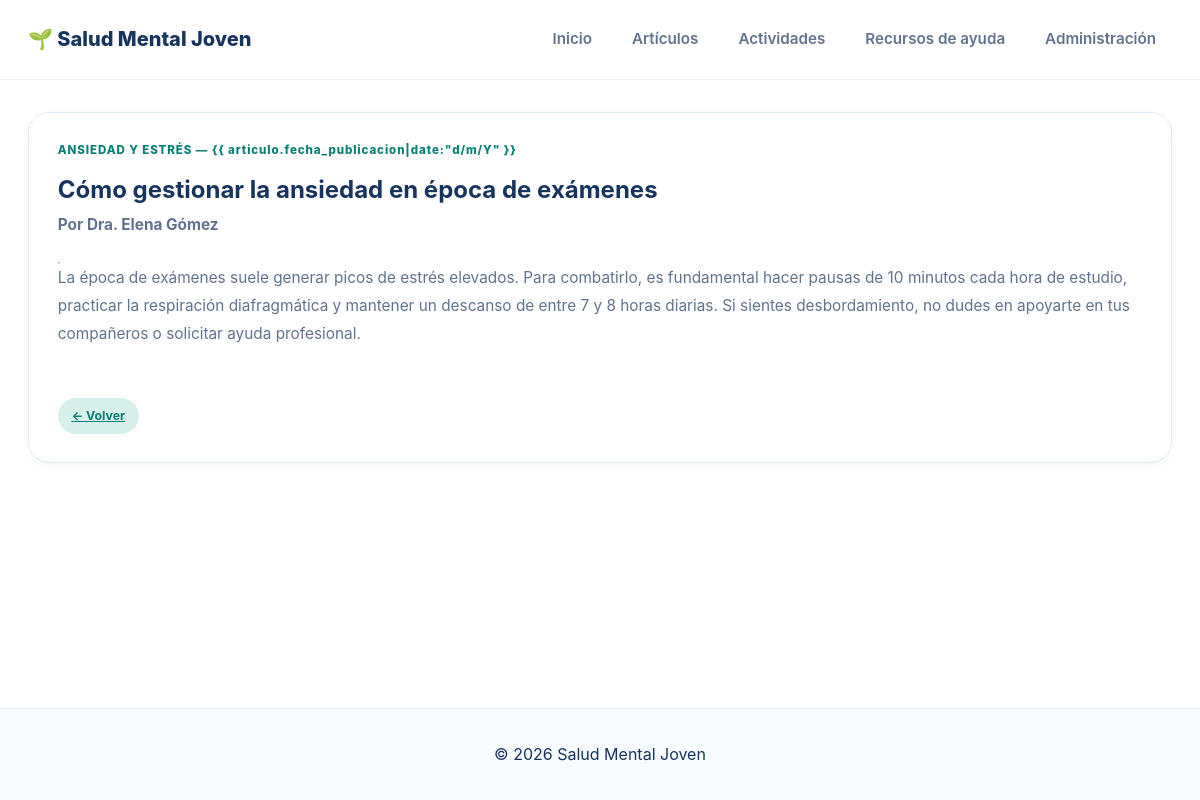
/articulos/1/, run on the app's committed database.
### appSaludMentalJoven/models.py (models this page shows, shortened)
class Articulo(models.Model):
    titulo = models.CharField(max_length=200, verbose_name="Título del artículo")
    resumen = models.CharField(max_length=300, verbose_name="Resumen")
    contenido = models.TextField(verbose_name="Contenido completo")
    autor = models.CharField(max_length=100, default="Equipo SMJ", verbose_name="Autor/a")
    categoria = models.ForeignKey(Categoria, on_delete=models.CASCADE, related_name='articulos', verbose_name="Categoría")
    fecha_publicacion = models.DateField(auto_now_add=True, verbose_name="Fecha de publicación")
    class Meta:
        verbose_name = "Artículo"
        verbose_name_plural = "Artículos"
        ordering = ['-fecha_publicacion']

class Categoria(models.Model):
    nombre = models.CharField(max_length=100, verbose_name="Nombre de la categoría")
    descripcion = models.TextField(blank=True, verbose_name="Descripción")
    class Meta:
        verbose_name = "Categoría"
        verbose_name_plural = "Categorías"
        ordering = ['nombre']

### appSaludMentalJoven/views.py (the view)
# urls.py: path('articulos/<int:articulo_id>/', views.detalle_articulo, name='detalle_articulo'),
def detalle_articulo(request, articulo_id):
    articulo = get_object_or_404(Articulo, pk=articulo_id)
    return render(request, 'articulo_detail.html', {'articulo': articulo})

### appSaludMentalJoven/templates/articulo_detail.html (shortened to what this page needs)
{% extends 'base.html' %}
{% block content %}
<article class="info-card">
    <span class="card-number">{{ articulo.categoria.nombre|upper }} — {{ articulo.fecha_publicacion|date:"d/m/Y"
        }}</span>
    <h1>{{ articulo.titulo }}</h1>
    <p><strong>Por {{ articulo.autor }}</strong></p>
    <hr>
    <div>{{ articulo.contenido|linebreaks }}</div>
    <br>
    <a href="{% url 'appSaludMentalJoven:articulos' %}" class="tag">&larr; Volver</a>
</article>
{% endblock %}

### appSaludMentalJoven/static/css/style.css (style rules this page uses)
:root { --color-primary: #0d9488; --color-primary-hover: #0f766e; --color-primary-light: #d8f3ed; --color-secondary: #3478c7; --color-accent: #8062ce; --color-text-main: #17345f; --color-text-muted: #61738c; --color-bg-page: #ffffff; --color-bg-card: #ffffff; --color-border: #e1eaf0; --radius-sm: 10px; --radius-md: 16px; --radius-lg: 26px; --shadow-sm: 0 3px 12px rgba(23, 52, 95, 0.04); --shadow-md: 0 14px 32px rgba(23, 52, 95, 0.09); --font-family: -apple-system, BlinkMacSystemFont, "Segoe UI", Roboto, "Helvetica Neue", Arial, sans-serif; }
*, *::before, *::after { box-sizing: border-box; margin: 0; padding: 0; }
html { scroll-behavior: smooth; scroll-padding-top: 100px; }
body { font-family: var(--font-family); background-color: var(--color-bg-page); color: var(--color-text-main); line-height: 1.7; display: flex; flex-direction: column; min-height: 100vh; }
a { color: var(--color-primary-hover); }
.info-card { display: flex; flex-direction: column; align-items: flex-start; min-width: 0; padding: 1.8rem; background-color: var(--color-bg-card); border: 1px solid var(--color-border); border-radius: 21px; box-shadow: var(--shadow-sm); transition: transform 0.25s ease, box-shadow 0.25s ease; }
.card-number { margin-bottom: 0.55rem; color: #087f76; font-size: 0.72rem; font-weight: 800; letter-spacing: 0.08em; }
.info-card p { flex: 1; margin-bottom: 1.5rem; color: var(--color-text-muted); font-size: 0.96rem; line-height: 1.8; }
.tag { display: inline-block; align-self: flex-start; padding: 0.45rem 0.85rem; color: #087b73; background-color: #d6f1eb; border-radius: 999px; font-size: 0.77rem; font-weight: 750; }

### data on the page
Articulo: categoria.nombre "ANSIEDAD Y ESTRÉS", titulo "Cómo gestionar la ansiedad en época de exámenes", autor "Dra. Elena Gómez", contenido "La época de exámenes suele generar picos de estrés elevados. Para combatirlo, es fundamental hacer pausas de 10 minutos cada hora de estudio, practicar la respiración diafragmática y mantener un descanso de entre 7 y 8 horas diarias. Si sientes desbordamiento, no dudes en apoyarte en tus compañeros o solicitar ayuda profesional."
